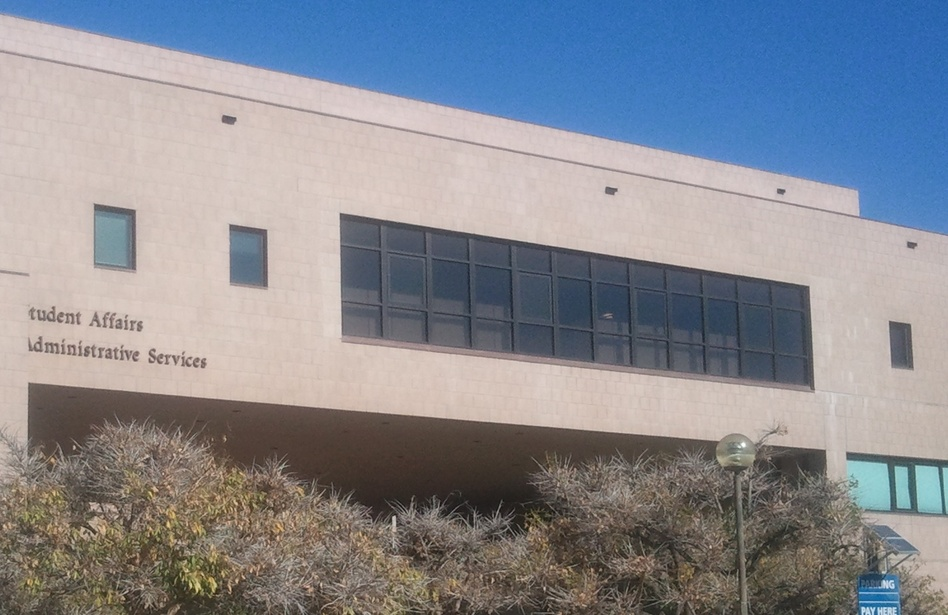
#> input picture left.jpg, 948 x 615 px, shrunk from 1491 x 966 before the run, found by its file name
$ python harris_corner_detection.py
#> lines starting #> are read from the running program, lines starting #| are printed output that depends on the picture
# Harris corner detection


import numpy as np
from scipy import signal as sig
import matplotlib.pyplot as plt
from skimage.io import imread
from skimage.color import rgb2gray
from scipy import ndimage as ndi


# Convert images to greyscale
left = imread('left.jpg')
#> left is the input picture: shape (615, 948, 3); mean R, G, B 135.6, 138.2, 146.3
right = imread('right.jpg')
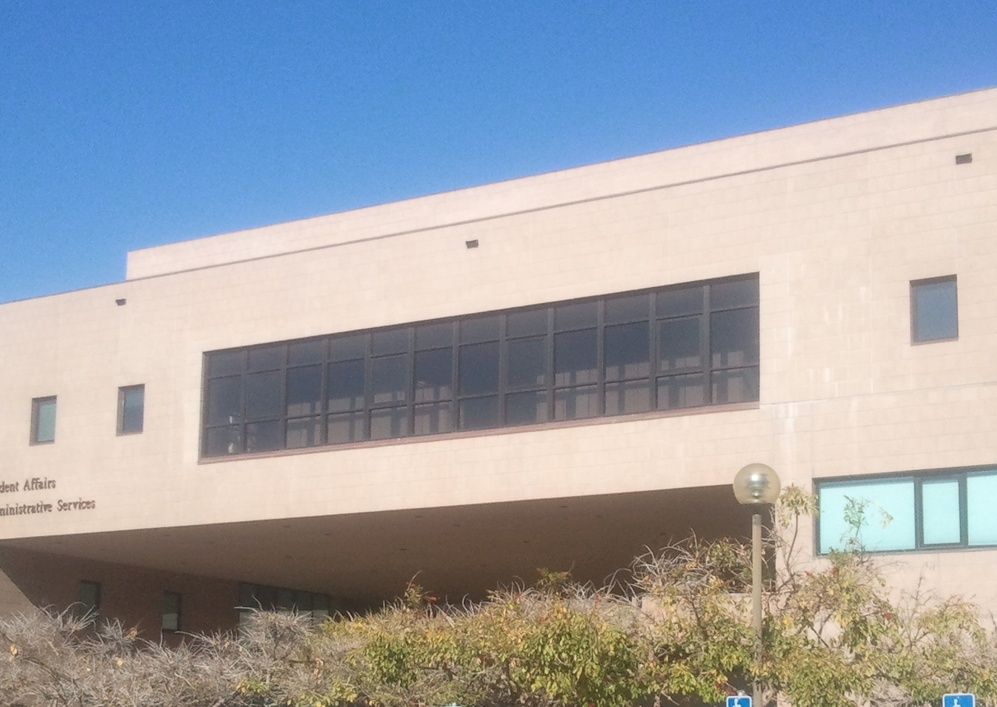
#> input picture right.jpg, 997 x 707 px, shrunk from 1568 x 1112 before the run, found by its file name
#> right is the input picture: shape (707, 997, 3); mean R, G, B 157.9, 162.2, 169.7

left_gray = rgb2gray(left)
right_gray = rgb2gray(right)


def corner_detection(img_gray, original):

    nrow, ncol = img_gray.shape
#> nrow = 615; ncol = 948

    def grad_x(img_gray):
        kernel_x = np.array([[-1, 0, 1], [-2, 0, 2], [-1, 0, 1]])

        I_x = sig.convolve2d(img_gray, kernel_x, mode='same')
        return I_x

    def grad_y(img_gray):
        kernel_y = np.array([[-1, -2, -1], [0, 0, 0], [1, 2, 1]])
        I_y = sig.convolve2d(img_gray, kernel_y, mode='same')
        return I_y


    I_x = grad_x(img_gray)
    I_y = grad_y(img_gray)


    Ixx = ndi.gaussian_filter(I_x**2, sigma=1)
    Ixy = ndi.gaussian_filter(I_y*I_x, sigma=1)
    Iyy = ndi.gaussian_filter(I_y**2, sigma=1)

    k = 0.05

    # determinant
    detA = Ixx * Iyy - Ixy ** 2

    # trace
    traceA = Ixx + Iyy

    harris_response = detA - k * traceA ** 2
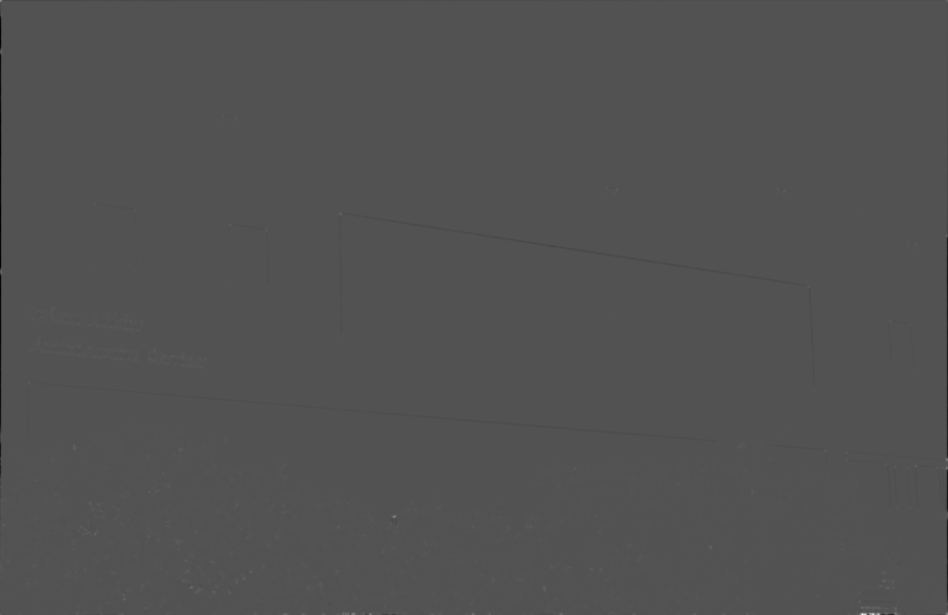
#> harris_response: shape (615, 948) float64; min -2.23, max 4.64, mean -0.00124; drawn with min black and max white


    img_copy = np.copy(original)

    for rowindex, response in enumerate(harris_response):
        for colindex, r in enumerate(response):
            if r > 0 and colindex < ncol and rowindex < nrow:
                # this is a corner
                img_copy[rowindex, colindex] = [0, 0, 255]
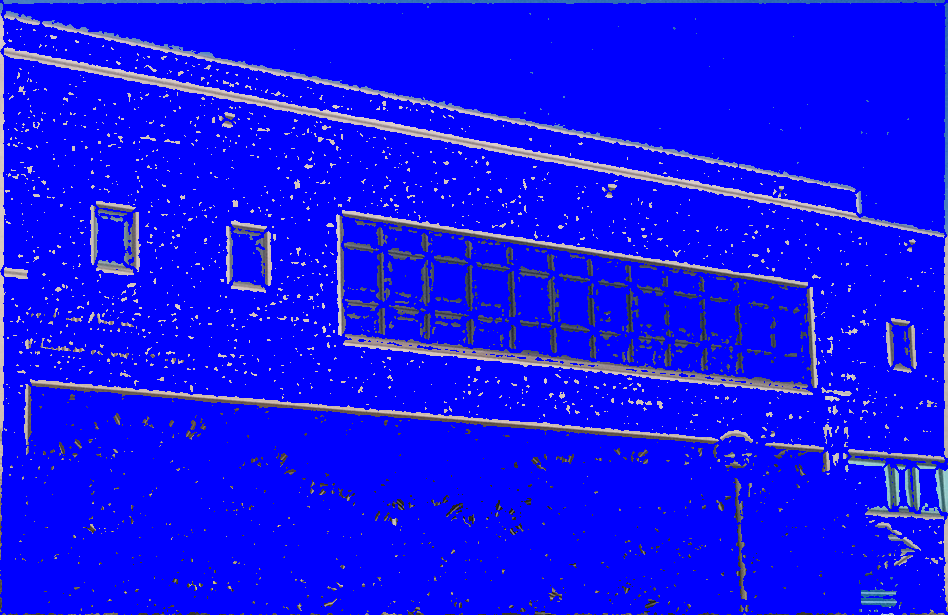
#> img_copy: shape (615, 948, 3); mean R, G, B 15.8, 15.7, 242.4

    return img_copy


corners_left = corner_detection(left_gray, left)
corners_right = corner_detection(right_gray, right)
#> in corner_detection (call 2), `Ixy = ndi.gaussian_filter(I_y*I_x, sigma=1)`:
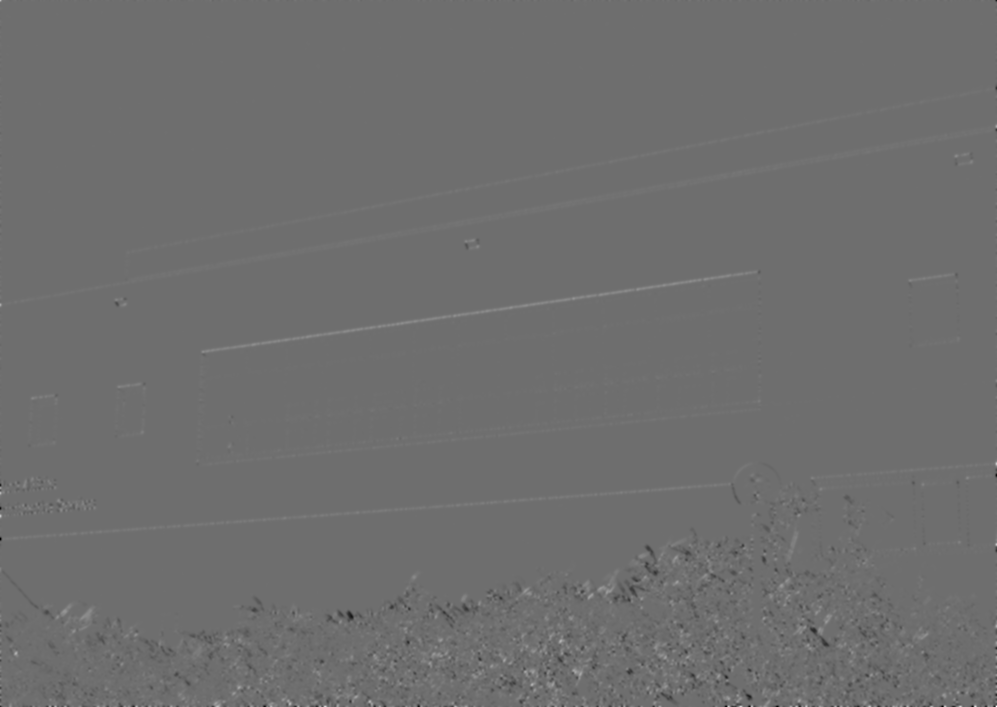
#> Ixy: shape (707, 997) float64; min -1.2, max 1.56, mean 0.000843; drawn with min black and max white
#> in corner_detection (call 2), `Iyy = ndi.gaussian_filter(I_y**2, sigma=1)`:
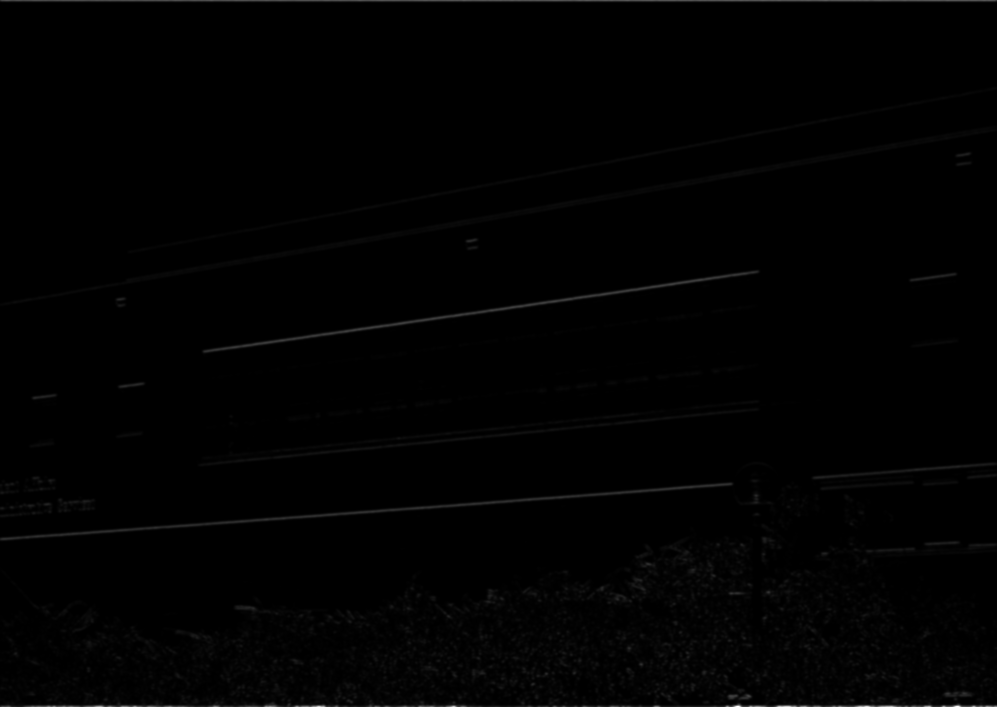
#> Iyy: shape (707, 997) float64; min 4.62e-07, max 8.32, mean 0.0537; drawn with min black and max white
#> in corner_detection (call 2), `harris_response = detA - k * traceA ** 2`:
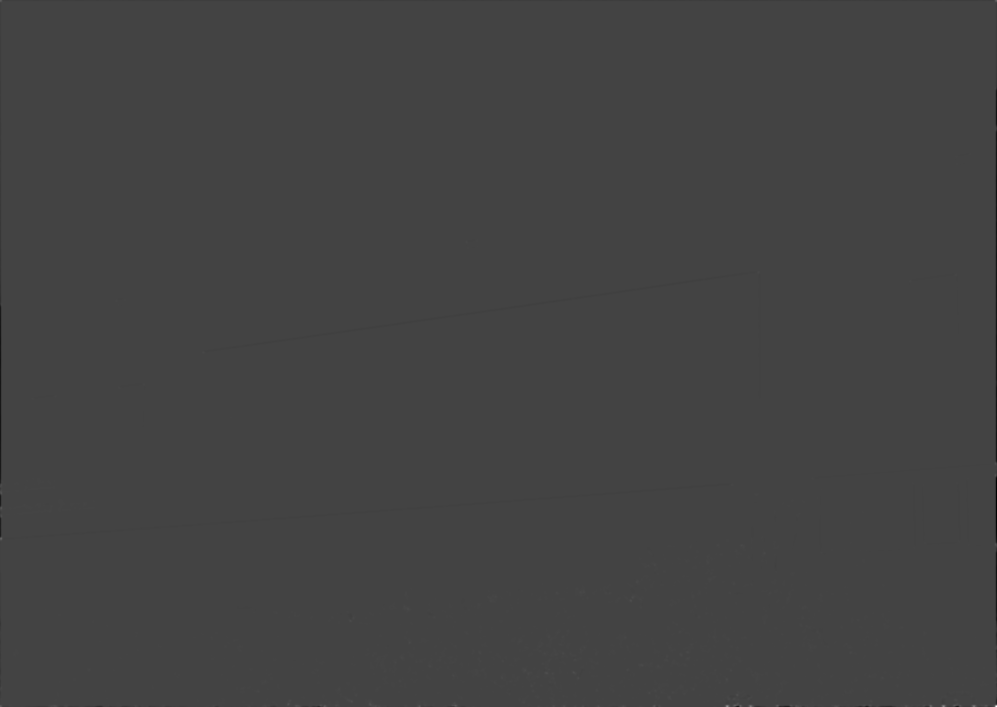
#> harris_response: shape (707, 997) float64; min -4.35, max 12.12, mean -0.00305; drawn with min black and max white
#> after the loop in corner_detection (call 2), `for rowindex, response in enumerate(harris_response):`:
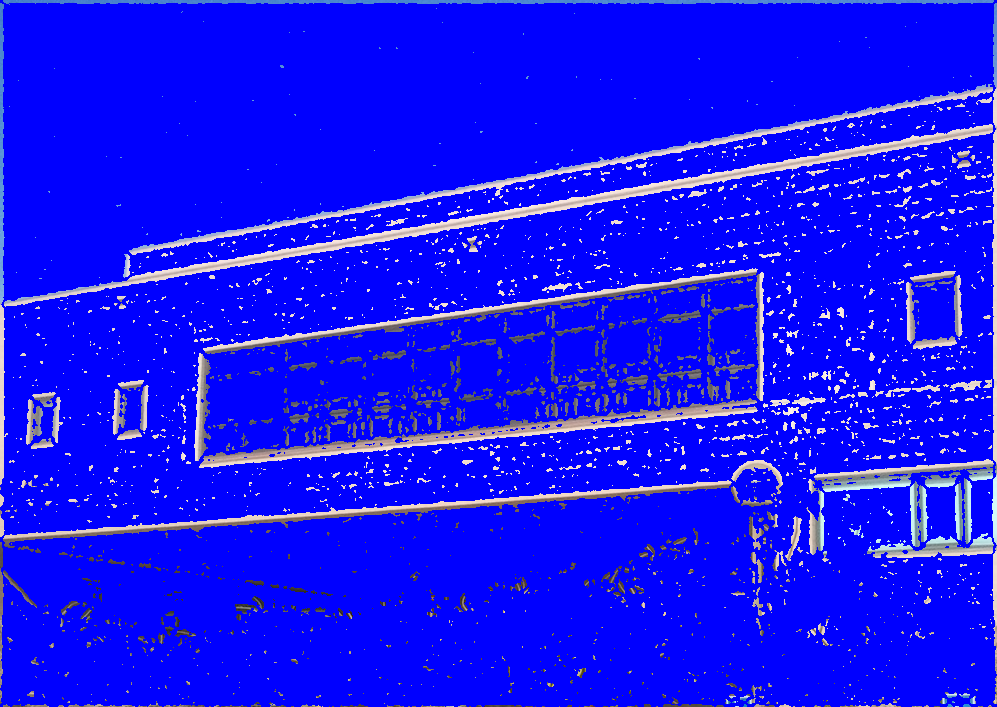
#> img_copy: shape (707, 997, 3); mean R, G, B 20.2, 19.4, 245.1


fig, (ax, ax2) = plt.subplots(1,2)
ax.set_title("corners found")
ax.imshow(corners_left)
ax2.set_title("corners found")
ax2.imshow(corners_right)
plt.show()
